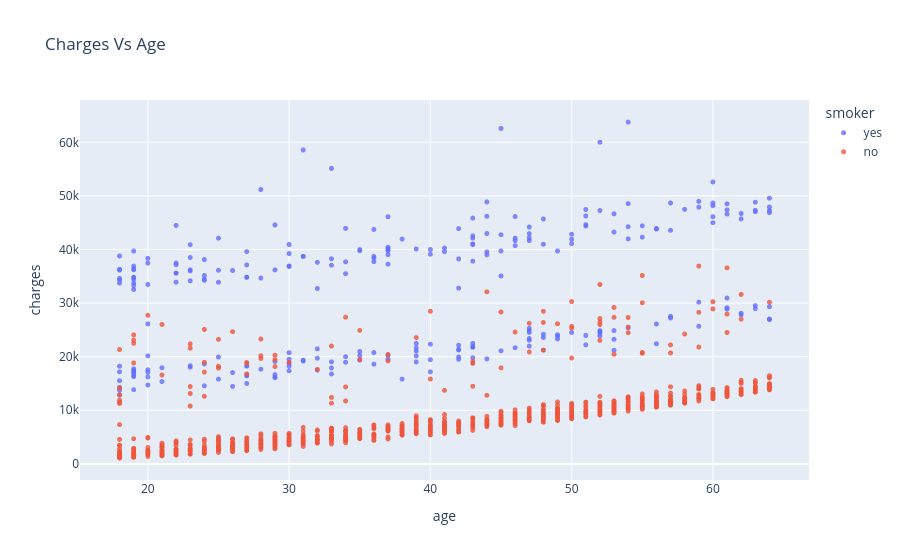

Write notebook code for a chart like this one.
### Code cell
fig = px.scatter(medical_df,x="age",y="charges",color="smoker",opacity=0.8,hover_data=["sex"],title="Charges Vs Age")
fig.update_traces(marker_size=5)
fig.show()

### Figure 1 — Plotly figure (JSON) as saved in the notebook; plotly's stock layout.template omitted (floating-point values rounded to 4 significant figures; data arrays with more than 128 entries replaced by an {"elided": "..."} marker saying what was removed)
{"data": [{"customdata": {"elided": "274x1 str values"}, "hovertemplate": "smoker=yes<br>age=%{x}<br>charges=%{y}<br>sex=%{customdata[0]}<extra></extra>", "legendgroup": "yes", "marker": {"color": "#636efa", "opacity": 0.8, "size": 5, "symbol": "circle"}, "mode": "markers", "name": "yes", "showlegend": true, "type": "scattergl", "x": {"elided": "274 int values"}, "xaxis": "x", "y": {"elided": "274 float values"}, "yaxis": "y"}, {"customdata": {"elided": "1064x1 str values"}, "hovertemplate": "smoker=no<br>age=%{x}<br>charges=%{y}<br>sex=%{customdata[0]}<extra></extra>", "legendgroup": "no", "marker": {"color": "#EF553B", "opacity": 0.8, "size": 5, "symbol": "circle"}, "mode": "markers", "name": "no", "showlegend": true, "type": "scattergl", "x": {"elided": "1064 int values"}, "xaxis": "x", "y": {"elided": "1064 float values"}, "yaxis": "y"}], "layout": {"autosize": true, "legend": {"title": {"text": "smoker"}, "tracegroupgap": 0}, "title": {"text": "Charges Vs Age"}, "xaxis": {"anchor": "y", "autorange": true, "domain": [0, 1], "range": [15.27, 66.73], "title": {"text": "age"}, "type": "linear"}, "yaxis": {"anchor": "x", "autorange": true, "domain": [0, 1], "range": [-3755.0, 68650.0], "title": {"text": "charges"}, "type": "linear"}}}
